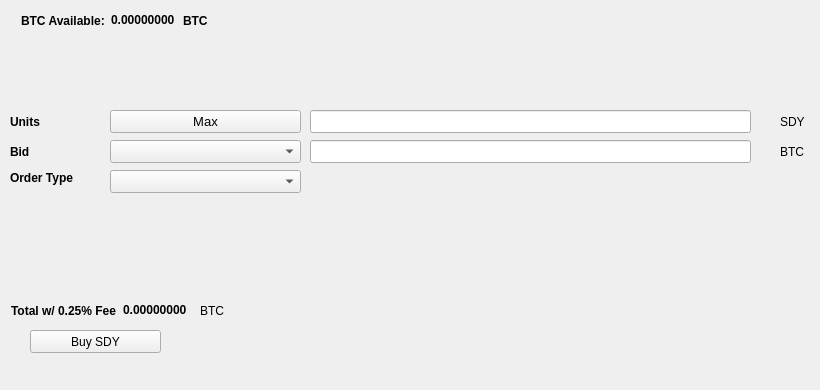
   <widget class="QWidget" name="BuyTab">
    <attribute name="title">
     <string>Buy</string>
    </attribute>
    <widget class="QPushButton" name="BuySDY">
     <property name="geometry">
      <rect>
       <x>30</x>
       <y>330</y>
       <width>131</width>
       <height>23</height>
      </rect>
     </property>
     <property name="text">
      <string>Buy SDY</string>
     </property>
     <property name="icon">
      <iconset resource="../sandy.qrc">
       <normaloff>:/icons/bitcoin</normaloff>:/icons/bitcoin</iconset>
     </property>
    </widget>
    <widget class="QLabel" name="label_3">
     <property name="geometry">
      <rect>
       <x>10</x>
       <y>110</y>
       <width>46</width>
       <height>23</height>
      </rect>
     </property>
     <property name="font">
      <font>
       <weight>75</weight>
       <bold>true</bold>
      </font>
     </property>
     <property name="text">
      <string>Units</string>
     </property>
    </widget>
    <widget class="QLineEdit" name="UnitsInput">
     <property name="geometry">
      <rect>
       <x>310</x>
       <y>110</y>
       <width>441</width>
       <height>23</height>
      </rect>
     </property>
     <property name="font">
      <font>
       <pointsize>9</pointsize>
       <weight>75</weight>
       <bold>true</bold>
      </font>
     </property>
    </widget>
    <widget class="QLineEdit" name="BuyBidPriceEdit">
     <property name="geometry">
      <rect>
       <x>310</x>
       <y>140</y>
       <width>441</width>
       <height>23</height>
      </rect>
     </property>
     <property name="font">
      <font>
       <pointsize>9</pointsize>
       <weight>75</weight>
       <bold>true</bold>
      </font>
     </property>
    </widget>
    <widget class="QLabel" name="label_4">
     <property name="geometry">
      <rect>
       <x>780</x>
       <y>110</y>
       <width>31</width>
       <height>23</height>
      </rect>
     </property>
     <property name="text">
      <string>SDY</string>
     </property>
    </widget>
    <widget class="QLabel" name="label_5">
     <property name="geometry">
      <rect>
       <x>780</x>
       <y>140</y>
       <width>31</width>
       <height>23</height>
      </rect>
     </property>
     <property name="text">
      <string>BTC</string>
     </property>
    </widget>
    <widget class="QLabel" name="label_6">
     <property name="geometry">
      <rect>
       <x>10</x>
       <y>140</y>
       <width>46</width>
       <height>23</height>
      </rect>
     </property>
     <property name="font">
      <font>
       <weight>75</weight>
       <bold>true</bold>
      </font>
     </property>
     <property name="text">
      <string>Bid</string>
     </property>
    </widget>
    <widget class="QLabel" name="label_7">
     <property name="geometry">
      <rect>
       <x>10</x>
       <y>170</y>
       <width>91</width>
       <height>16</height>
      </rect>
     </property>
     <property name="font">
      <font>
       <weight>75</weight>
       <bold>true</bold>
      </font>
     </property>
     <property name="text">
      <string>Order Type</string>
     </property>
    </widget>
    <widget class="QPushButton" name="Buy_Max_Amount">
     <property name="geometry">
      <rect>
       <x>110</x>
       <y>110</y>
       <width>191</width>
       <height>23</height>
      </rect>
     </property>
     <property name="font">
      <font>
       <pointsize>10</pointsize>
      </font>
     </property>
     <property name="text">
      <string>Max</string>
     </property>
    </widget>
    <widget class="QComboBox" name="BuyBidcomboBox">
     <property name="geometry">
      <rect>
       <x>110</x>
       <y>140</y>
       <width>191</width>
       <height>23</height>
      </rect>
     </property>
     <property name="font">
      <font>
       <pointsize>10</pointsize>
      </font>
     </property>
    </widget>
    <widget class="QComboBox" name="buyOrdertypeCombo">
     <property name="geometry">
      <rect>
       <x>110</x>
       <y>170</y>
       <width>191</width>
       <height>23</height>
      </rect>
     </property>
     <property name="font">
      <font>
       <pointsize>10</pointsize>
      </font>
     </property>
    </widget>
    <widget class="QWidget" name="layoutWidget1">
     <property name="geometry">
      <rect>
       <x>21</x>
       <y>11</y>
       <width>227</width>
       <height>19</height>
      </rect>
     </property>
     <layout class="QHBoxLayout" name="horizontalLayout_3">
      <item>
       <widget class="QLabel" name="label232">
        <property name="font">
         <font>
          <weight>75</weight>
          <bold>true</bold>
         </font>
        </property>
        <property name="text">
         <string>BTC Available:</string>
        </property>
       </widget>
      </item>
      <item>
       <widget class="QLabel" name="BtcAvailableLbl">
        <property name="palette">
         <palette>
          <active>
           <colorrole role="WindowText">
            <brush brushstyle="SolidPattern">
             <color alpha="255">
              <red>0</red>
              <green>0</green>
              <blue>0</blue>
             </color>
            </brush>
           </colorrole>
           <colorrole role="Button">
            <brush brushstyle="SolidPattern">
             <color alpha="255">
              <red>0</red>
              <green>170</green>
              <blue>0</blue>
             </color>
            </brush>
           </colorrole>
           <colorrole role="Light">
            <brush brushstyle="SolidPattern">
             <color alpha="255">
              <red>0</red>
              <green>255</green>
              <blue>0</blue>
             </color>
            </brush>
           </colorrole>
           <colorrole role="Midlight">
            <brush brushstyle="SolidPattern">
             <color alpha="255">
              <red>0</red>
              <green>212</green>
              <blue>0</blue>
             </color>
            </brush>
           </colorrole>
           <colorrole role="Dark">
            <brush brushstyle="SolidPattern">
             <color alpha="255">
              <red>0</red>
              <green>85</green>
              <blue>0</blue>
             </color>
            </brush>
           </colorrole>
           <colorrole role="Mid">
            <brush brushstyle="SolidPattern">
             <color alpha="255">
              <red>0</red>
              <green>113</green>
              <blue>0</blue>
             </color>
            </brush>
           </colorrole>
           <colorrole role="Text">
            <brush brushstyle="SolidPattern">
             <color alpha="255">
              <red>0</red>
              <green>170</green>
              <blue>0</blue>
             </color>
            </brush>
           </colorrole>
           <colorrole role="BrightText">
            <brush brushstyle="SolidPattern">
             <color alpha="255">
              <red>255</red>
              <green>255</green>
              <blue>255</blue>
             </color>
            </brush>
           </colorrole>
           <colorrole role="ButtonText">
            <brush brushstyle="SolidPattern">
             <color alpha="255">
              <red>0</red>
              <green>0</green>
              <blue>0</blue>
             </color>
            </brush>
           </colorrole>
           <colorrole role="Base">
            <brush brushstyle="SolidPattern">
             <color alpha="255">
              <red>255</red>
              <green>255</green>
              <blue>255</blue>
             </color>
            </brush>
           </colorrole>
           <colorrole role="Window">
            <brush brushstyle="SolidPattern">
             <color alpha="255">
              <red>0</red>
              <green>170</green>
              <blue>0</blue>
             </color>
            </brush>
           </colorrole>
           <colorrole role="Shadow">
            <brush brushstyle="SolidPattern">
             <color alpha="255">
              <red>0</red>
              <green>0</green>
              <blue>0</blue>
             </color>
            </brush>
           </colorrole>
           <colorrole role="AlternateBase">
            <brush brushstyle="SolidPattern">
             <color alpha="255">
              <red>127</red>
              <green>212</green>
              <blue>127</blue>
             </color>
            </brush>
           </colorrole>
           <colorrole role="ToolTipBase">
            <brush brushstyle="SolidPattern">
             <color alpha="255">
              <red>255</red>
              <green>255</green>
              <blue>220</blue>
             </color>
            </brush>
           </colorrole>
           <colorrole role="ToolTipText">
            <brush brushstyle="SolidPattern">
             <color alpha="255">
              <red>0</red>
              <green>0</green>
              <blue>0</blue>
             </color>
            </brush>
           </colorrole>
          </active>
          <inactive>
           <colorrole role="WindowText">
            <brush brushstyle="SolidPattern">
             <color alpha="255">
              <red>0</red>
              <green>0</green>
              <blue>0</blue>
             </color>
            </brush>
           </colorrole>
           <colorrole role="Button">
            <brush brushstyle="SolidPattern">
             <color alpha="255">
              <red>0</red>
              <green>170</green>
              <blue>0</blue>
             </color>
            </brush>
           </colorrole>
           <colorrole role="Light">
            <brush brushstyle="SolidPattern">
             <color alpha="255">
              <red>0</red>
              <green>255</green>
              <blue>0</blue>
             </color>
            </brush>
           </colorrole>
           <colorrole role="Midlight">
            <brush brushstyle="SolidPattern">
             <color alpha="255">
              <red>0</red>
              <green>212</green>
              <blue>0</blue>
             </color>
            </brush>
           </colorrole>
           <colorrole role="Dark">
            <brush brushstyle="SolidPattern">
             <color alpha="255">
              <red>0</red>
              <green>85</green>
              <blue>0</blue>
             </color>
            </brush>
           </colorrole>
           <colorrole role="Mid">
            <brush brushstyle="SolidPattern">
             <color alpha="255">
              <red>0</red>
              <green>113</green>
              <blue>0</blue>
             </color>
            </brush>
           </colorrole>
           <colorrole role="Text">
            <brush brushstyle="SolidPattern">
             <color alpha="255">
              <red>0</red>
              <green>170</green>
              <blue>0</blue>
             </color>
            </brush>
           </colorrole>
           <colorrole role="BrightText">
            <brush brushstyle="SolidPattern">
             <color alpha="255">
              <red>255</red>
              <green>255</green>
              <blue>255</blue>
             </color>
            </brush>
           </colorrole>
           <colorrole role="ButtonText">
            <brush brushstyle="SolidPattern">
             <color alpha="255">
              <red>0</red>
              <green>0</green>
              <blue>0</blue>
             </color>
            </brush>
           </colorrole>
           <colorrole role="Base">
            <brush brushstyle="SolidPattern">
             <color alpha="255">
              <red>255</red>
              <green>255</green>
              <blue>255</blue>
             </color>
            </brush>
           </colorrole>
           <colorrole role="Window">
            <brush brushstyle="SolidPattern">
             <color alpha="255">
              <red>0</red>
              <green>170</green>
              <blue>0</blue>
             </color>
            </brush>
           </colorrole>
           <colorrole role="Shadow">
            <brush brushstyle="SolidPattern">
             <color alpha="255">
              <red>0</red>
              <green>0</green>
              <blue>0</blue>
             </color>
            </brush>
           </colorrole>
           <colorrole role="AlternateBase">
            <brush brushstyle="SolidPattern">
             <color alpha="255">
              <red>127</red>
              <green>212</green>
              <blue>127</blue>
             </color>
            </brush>
           </colorrole>
           <colorrole role="ToolTipBase">
            <brush brushstyle="SolidPattern">
             <color alpha="255">
              <red>255</red>
              <green>255</green>
              <blue>220</blue>
             </color>
            </brush>
           </colorrole>
           <colorrole role="ToolTipText">
            <brush brushstyle="SolidPattern">
             <color alpha="255">
              <red>0</red>
              <green>0</green>
              <blue>0</blue>
             </color>
            </brush>
           </colorrole>
          </inactive>
          <disabled>
           <colorrole role="WindowText">
            <brush brushstyle="SolidPattern">
             <color alpha="255">
              <red>0</red>
              <green>85</green>
              <blue>0</blue>
             </color>
            </brush>
           </colorrole>
           <colorrole role="Button">
            <brush brushstyle="SolidPattern">
             <color alpha="255">
              <red>0</red>
              <green>170</green>
              <blue>0</blue>
             </color>
            </brush>
           </colorrole>
           <colorrole role="Light">
            <brush brushstyle="SolidPattern">
             <color alpha="255">
              <red>0</red>
              <green>255</green>
              <blue>0</blue>
             </color>
            </brush>
           </colorrole>
           <colorrole role="Midlight">
            <brush brushstyle="SolidPattern">
             <color alpha="255">
              <red>0</red>
              <green>212</green>
              <blue>0</blue>
             </color>
            </brush>
           </colorrole>
           <colorrole role="Dark">
            <brush brushstyle="SolidPattern">
             <color alpha="255">
              <red>0</red>
              <green>85</green>
              <blue>0</blue>
             </color>
            </brush>
           </colorrole>
           <colorrole role="Mid">
            <brush brushstyle="SolidPattern">
             <color alpha="255">
              <red>0</red>
              <green>113</green>
              <blue>0</blue>
             </color>
            </brush>
           </colorrole>
           <colorrole role="Text">
            <brush brushstyle="SolidPattern">
             <color alpha="255">
              <red>0</red>
              <green>85</green>
              <blue>0</blue>
             </color>
            </brush>
           </colorrole>
           <colorrole role="BrightText">
            <brush brushstyle="SolidPattern">
             <color alpha="255">
              <red>255</red>
              <green>255</green>
              <blue>255</blue>
             </color>
            </brush>
           </colorrole>
           <colorrole role="ButtonText">
            <brush brushstyle="SolidPattern">
             <color alpha="255">
              <red>0</red>
              <green>85</green>
              <blue>0</blue>
             </color>
            </brush>
           </colorrole>
           <colorrole role="Base">
            <brush brushstyle="SolidPattern">
             <color alpha="255">
              <red>0</red>
              <green>170</green>
              <blue>0</blue>
             </color>
            </brush>
           </colorrole>
           <colorrole role="Window">
            <brush brushstyle="SolidPattern">
             <color alpha="255">
              <red>0</red>
              <green>170</green>
              <blue>0</blue>
             </color>
            </brush>
           </colorrole>
           <colorrole role="Shadow">
            <brush brushstyle="SolidPattern">
             <color alpha="255">
              <red>0</red>
              <green>0</green>
              <blue>0</blue>
             </color>
            </brush>
           </colorrole>
           <colorrole role="AlternateBase">
            <brush brushstyle="SolidPattern">
             <color alpha="255">
              <red>0</red>
              <green>170</green>
              <blue>0</blue>
             </color>
            </brush>
           </colorrole>
           <colorrole role="ToolTipBase">
            <brush brushstyle="SolidPattern">
             <color alpha="255">
              <red>255</red>
              <green>255</green>
              <blue>220</blue>
             </color>
            </brush>
           </colorrole>
           <colorrole role="ToolTipText">
            <brush brushstyle="SolidPattern">
             <color alpha="255">
              <red>0</red>
              <green>0</green>
              <blue>0</blue>
             </color>
            </brush>
           </colorrole>
          </disabled>
         </palette>
        </property>
        <property name="font">
         <font>
          <weight>75</weight>
          <bold>true</bold>
         </font>
        </property>
        <property name="text">
         <string>0.00000000</string>
        </property>
        <property name="textInteractionFlags">
         <set>Qt::LinksAccessibleByMouse|Qt::TextSelectableByKeyboard|Qt::TextSelectableByMouse</set>
        </property>
       </widget>
      </item>
      <item>
       <widget class="QLabel" name="BtcAvailableLbl_2">
        <property name="font">
         <font>
          <weight>75</weight>
          <bold>true</bold>
         </font>
        </property>
        <property name="text">
         <string>BTC</string>
        </property>
       </widget>
      </item>
     </layout>
    </widget>
    <widget class="QWidget" name="layoutWidge2">
     <property name="geometry">
      <rect>
       <x>11</x>
       <y>301</y>
       <width>259</width>
       <height>19</height>
      </rect>
     </property>
     <layout class="QHBoxLayout" name="horizontalLayout_4">
      <item>
       <widget class="QLabel" name="label_9">
        <property name="font">
         <font>
          <weight>75</weight>
          <bold>true</bold>
         </font>
        </property>
        <property name="text">
         <string>Total w/ 0.25% Fee</string>
        </property>
       </widget>
      </item>
      <item>
       <widget class="QLabel" name="BuyCostLabel">
        <property name="palette">
         <palette>
          <active>
           <colorrole role="WindowText">
            <brush brushstyle="SolidPattern">
             <color alpha="255">
              <red>0</red>
              <green>0</green>
              <blue>0</blue>
             </color>
            </brush>
           </colorrole>
           <colorrole role="Button">
            <brush brushstyle="SolidPattern">
             <color alpha="255">
              <red>0</red>
              <green>170</green>
              <blue>0</blue>
             </color>
            </brush>
           </colorrole>
           <colorrole role="Light">
            <brush brushstyle="SolidPattern">
             <color alpha="255">
              <red>0</red>
              <green>255</green>
              <blue>0</blue>
             </color>
            </brush>
           </colorrole>
           <colorrole role="Midlight">
            <brush brushstyle="SolidPattern">
             <color alpha="255">
              <red>0</red>
              <green>212</green>
              <blue>0</blue>
             </color>
            </brush>
           </colorrole>
           <colorrole role="Dark">
            <brush brushstyle="SolidPattern">
             <color alpha="255">
              <red>0</red>
              <green>85</green>
              <blue>0</blue>
             </color>
            </brush>
           </colorrole>
           <colorrole role="Mid">
            <brush brushstyle="SolidPattern">
             <color alpha="255">
              <red>0</red>
              <green>113</green>
              <blue>0</blue>
             </color>
            </brush>
           </colorrole>
           <colorrole role="Text">
            <brush brushstyle="SolidPattern">
             <color alpha="255">
              <red>0</red>
              <green>170</green>
              <blue>0</blue>
             </color>
            </brush>
           </colorrole>
           <colorrole role="BrightText">
            <brush brushstyle="SolidPattern">
             <color alpha="255">
              <red>255</red>
              <green>255</green>
              <blue>255</blue>
             </color>
            </brush>
           </colorrole>
           <colorrole role="ButtonText">
            <brush brushstyle="SolidPattern">
             <color alpha="255">
              <red>0</red>
              <green>0</green>
              <blue>0</blue>
             </color>
            </brush>
           </colorrole>
           <colorrole role="Base">
            <brush brushstyle="SolidPattern">
             <color alpha="255">
              <red>255</red>
              <green>255</green>
              <blue>255</blue>
             </color>
            </brush>
           </colorrole>
           <colorrole role="Window">
            <brush brushstyle="SolidPattern">
             <color alpha="255">
              <red>0</red>
              <green>170</green>
              <blue>0</blue>
             </color>
            </brush>
           </colorrole>
           <colorrole role="Shadow">
            <brush brushstyle="SolidPattern">
             <color alpha="255">
              <red>0</red>
              <green>0</green>
              <blue>0</blue>
             </color>
            </brush>
           </colorrole>
           <colorrole role="AlternateBase">
            <brush brushstyle="SolidPattern">
             <color alpha="255">
              <red>127</red>
              <green>212</green>
              <blue>127</blue>
             </color>
            </brush>
           </colorrole>
           <colorrole role="ToolTipBase">
            <brush brushstyle="SolidPattern">
             <color alpha="255">
              <red>255</red>
              <green>255</green>
              <blue>220</blue>
             </color>
            </brush>
           </colorrole>
           <colorrole role="ToolTipText">
            <brush brushstyle="SolidPattern">
             <color alpha="255">
              <red>0</red>
              <green>0</green>
              <blue>0</blue>
             </color>
            </brush>
           </colorrole>
          </active>
          <inactive>
           <colorrole role="WindowText">
            <brush brushstyle="SolidPattern">
             <color alpha="255">
              <red>0</red>
              <green>0</green>
              <blue>0</blue>
             </color>
            </brush>
           </colorrole>
           <colorrole role="Button">
            <brush brushstyle="SolidPattern">
             <color alpha="255">
              <red>0</red>
              <green>170</green>
              <blue>0</blue>
             </color>
            </brush>
           </colorrole>
           <colorrole role="Light">
            <brush brushstyle="SolidPattern">
             <color alpha="255">
              <red>0</red>
              <green>255</green>
              <blue>0</blue>
             </color>
            </brush>
           </colorrole>
           <colorrole role="Midlight">
            <brush brushstyle="SolidPattern">
             <color alpha="255">
              <red>0</red>
              <green>212</green>
              <blue>0</blue>
             </color>
            </brush>
           </colorrole>
           <colorrole role="Dark">
            <brush brushstyle="SolidPattern">
             <color alpha="255">
              <red>0</red>
              <green>85</green>
              <blue>0</blue>
             </color>
            </brush>
           </colorrole>
           <colorrole role="Mid">
            <brush brushstyle="SolidPattern">
             <color alpha="255">
              <red>0</red>
              <green>113</green>
              <blue>0</blue>
             </color>
            </brush>
           </colorrole>
           <colorrole role="Text">
            <brush brushstyle="SolidPattern">
             <color alpha="255">
              <red>0</red>
              <green>170</green>
              <blue>0</blue>
             </color>
            </brush>
           </colorrole>
           <colorrole role="BrightText">
            <brush brushstyle="SolidPattern">
             <color alpha="255">
              <red>255</red>
              <green>255</green>
              <blue>255</blue>
             </color>
            </brush>
           </colorrole>
           <colorrole role="ButtonText">
            <brush brushstyle="SolidPattern">
             <color alpha="255">
              <red>0</red>
              <green>0</green>
              <blue>0</blue>
             </color>
            </brush>
           </colorrole>
           <colorrole role="Base">
            <brush brushstyle="SolidPattern">
             <color alpha="255">
              <red>255</red>
              <green>255</green>
              <blue>255</blue>
             </color>
            </brush>
           </colorrole>
           <colorrole role="Window">
            <brush brushstyle="SolidPattern">
             <color alpha="255">
              <red>0</red>
              <green>170</green>
              <blue>0</blue>
             </color>
            </brush>
           </colorrole>
           <colorrole role="Shadow">
            <brush brushstyle="SolidPattern">
             <color alpha="255">
              <red>0</red>
              <green>0</green>
              <blue>0</blue>
             </color>
            </brush>
           </colorrole>
           <colorrole role="AlternateBase">
            <brush brushstyle="SolidPattern">
             <color alpha="255">
              <red>127</red>
              <green>212</green>
              <blue>127</blue>
             </color>
            </brush>
           </colorrole>
           <colorrole role="ToolTipBase">
            <brush brushstyle="SolidPattern">
             <color alpha="255">
              <red>255</red>
              <green>255</green>
              <blue>220</blue>
             </color>
            </brush>
           </colorrole>
           <colorrole role="ToolTipText">
            <brush brushstyle="SolidPattern">
             <color alpha="255">
              <red>0</red>
              <green>0</green>
              <blue>0</blue>
             </color>
            </brush>
           </colorrole>
          </inactive>
          <disabled>
           <colorrole role="WindowText">
            <brush brushstyle="SolidPattern">
             <color alpha="255">
              <red>0</red>
              <green>85</green>
              <blue>0</blue>
             </color>
            </brush>
           </colorrole>
           <colorrole role="Button">
            <brush brushstyle="SolidPattern">
             <color alpha="255">
              <red>0</red>
              <green>170</green>
              <blue>0</blue>
             </color>
            </brush>
           </colorrole>
           <colorrole role="Light">
            <brush brushstyle="SolidPattern">
             <color alpha="255">
              <red>0</red>
              <green>255</green>
              <blue>0</blue>
             </color>
            </brush>
           </colorrole>
           <colorrole role="Midlight">
            <brush brushstyle="SolidPattern">
             <color alpha="255">
              <red>0</red>
              <green>212</green>
              <blue>0</blue>
             </color>
            </brush>
           </colorrole>
           <colorrole role="Dark">
            <brush brushstyle="SolidPattern">
             <color alpha="255">
              <red>0</red>
              <green>85</green>
              <blue>0</blue>
             </color>
            </brush>
           </colorrole>
           <colorrole role="Mid">
            <brush brushstyle="SolidPattern">
             <color alpha="255">
              <red>0</red>
              <green>113</green>
              <blue>0</blue>
             </color>
            </brush>
           </colorrole>
           <colorrole role="Text">
            <brush brushstyle="SolidPattern">
             <color alpha="255">
              <red>0</red>
              <green>85</green>
              <blue>0</blue>
             </color>
            </brush>
           </colorrole>
           <colorrole role="BrightText">
            <brush brushstyle="SolidPattern">
             <color alpha="255">
              <red>255</red>
              <green>255</green>
              <blue>255</blue>
             </color>
            </brush>
           </colorrole>
           <colorrole role="ButtonText">
            <brush brushstyle="SolidPattern">
             <color alpha="255">
              <red>0</red>
              <green>85</green>
              <blue>0</blue>
             </color>
            </brush>
           </colorrole>
           <colorrole role="Base">
            <brush brushstyle="SolidPattern">
             <color alpha="255">
              <red>0</red>
              <green>170</green>
              <blue>0</blue>
             </color>
            </brush>
           </colorrole>
           <colorrole role="Window">
            <brush brushstyle="SolidPattern">
             <color alpha="255">
              <red>0</red>
              <green>170</green>
              <blue>0</blue>
             </color>
            </brush>
           </colorrole>
           <colorrole role="Shadow">
            <brush brushstyle="SolidPattern">
             <color alpha="255">
              <red>0</red>
              <green>0</green>
              <blue>0</blue>
             </color>
            </brush>
           </colorrole>
           <colorrole role="AlternateBase">
            <brush brushstyle="SolidPattern">
             <color alpha="255">
              <red>0</red>
              <green>170</green>
              <blue>0</blue>
             </color>
            </brush>
           </colorrole>
           <colorrole role="ToolTipBase">
            <brush brushstyle="SolidPattern">
             <color alpha="255">
              <red>255</red>
              <green>255</green>
              <blue>220</blue>
             </color>
            </brush>
           </colorrole>
           <colorrole role="ToolTipText">
            <brush brushstyle="SolidPattern">
             <color alpha="255">
              <red>0</red>
              <green>0</green>
              <blue>0</blue>
             </color>
            </brush>
           </colorrole>
          </disabled>
         </palette>
        </property>
        <property name="font">
         <font>
          <weight>75</weight>
          <bold>true</bold>
         </font>
        </property>
        <property name="autoFillBackground">
         <bool>false</bool>
        </property>
        <property name="text">
         <string>0.00000000</string>
        </property>
        <property name="textInteractionFlags">
         <set>Qt::LinksAccessibleByMouse|Qt::TextSelectableByMouse</set>
        </property>
       </widget>
      </item>
      <item>
       <widget class="QLabel" name="label_10">
        <property name="font">
         <font>
          <weight>50</weight>
          <bold>false</bold>
         </font>
        </property>
        <property name="text">
         <string>BTC</string>
        </property>
       </widget>
      </item>
     </layout>
    </widget>
    <widget class="QLabel" name="label_24">
     <property name="geometry">
      <rect>
       <x>460</x>
       <y>300</y>
       <width>281</width>
       <height>81</height>
      </rect>
     </property>
     <property name="text">
      <string/>
     </property>
     <property name="pixmap">
      <pixmap>:/images/bittrex</pixmap>
     </property>
    </widget>
   </widget>
